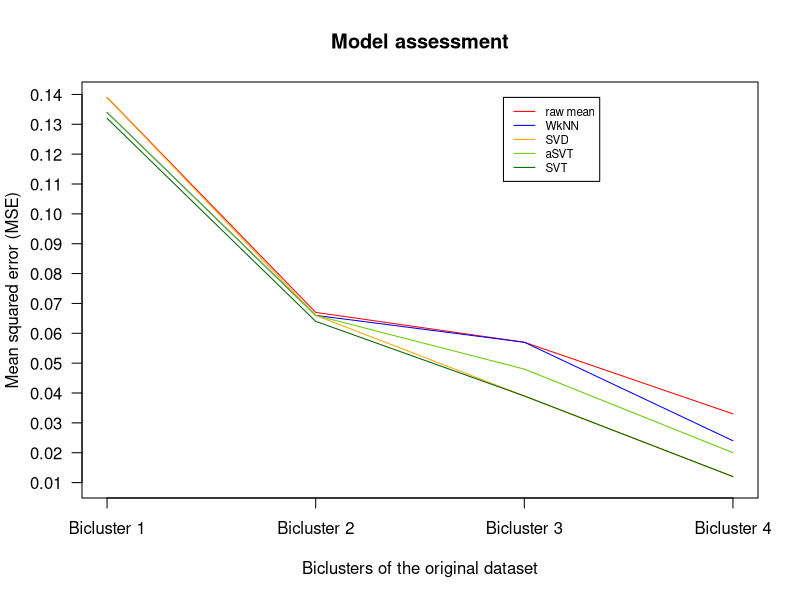

Source code (R):
###################################################################################################
# Author:         Alan Ramponi                                                                    #
# Course:         Biological Data Mining Lab                                                      #
# Date:           January 13th, 2015                                                              #
# Description:    Data visualisation: model assessment.                                           #
###################################################################################################


# Define the vectors of performances
error_mean <- c(0.139,0.067,0.057,0.033)
error_svd <- c(0.139,0.066,0.039,0.012)
error_knn <- c(0.134,0.066,0.057,0.024)
error_svt <- c(0.132,0.064,0.039,0.012)
error_svt_appr <- c(0.134,0.066,0.048,0.020)
# order of testing: 3, 4, 1, 2.

# Calculate range from 0.01 to max value
g_range <- range(0.01, error_mean, error_knn)

# Graph the error of the mean
plot(error_mean, type="l", col="red", ylim=g_range, axes=FALSE, ann=FALSE)

# Make x axis using Biclusters labels
axis(1, at=1:4, lab=c("Bicluster 1","Bicluster 2","Bicluster 3", "Bicluster 4"))

# Make y axis with horizontal labels that display ticks at every 0.01 marks
axis(2, las=1, at=c(0.01,0.02,0.03,0.04,0.05,0.06,0.07,0.08,0.09,0.10,0.11,0.12,0.13,0.14))

# Create box around plot
box()

# Choose the color of the lines
lines(error_knn, type="l", pch=22, lty=1, col="blue")
lines(error_svd, type="l", pch=22, lty=1, col="orange")
lines(error_svt_appr, type="l", pch=22, lty=1, col="chartreuse3")
lines(error_svt, type="l", pch=22, lty=1, col="darkgreen")

# Create a title
title(main="Model assessment")

# Label the x and y axes
title(xlab="Biclusters of the original dataset")
title(ylab="Mean squared error (MSE)")

# Create a legend that uses the same line colors and points used by the actual plot 
legend(2.9, g_range[2], c("raw mean", "WkNN", "SVD", "aSVT", "SVT"), cex=0.7, 
       col=c("red","blue", "orange", "chartreuse3", "darkgreen"), lty=1)